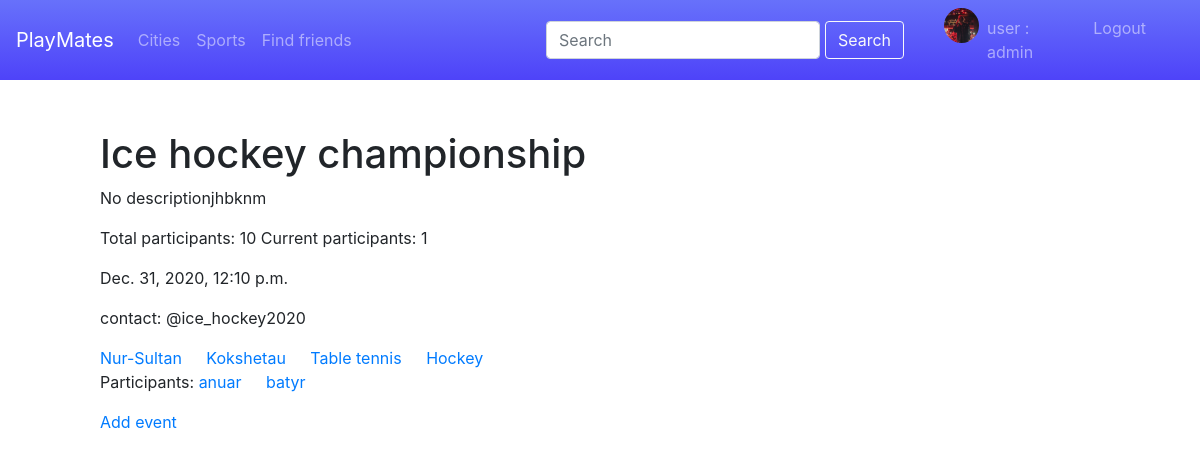
The page /event/ice-hockey/ (signed in) on the database its author committed.
### users/models.py (models this page shows, shortened)
class Profile(models.Model):
	user = models.OneToOneField(User, on_delete=models.CASCADE)
	address = models.CharField(max_length=150)
	image = models.ImageField(default='default.jpg', upload_to='profile_pics/')
	contact = models.CharField(max_length=150, default='unknown')
	profile_events = models.ManyToManyField('Event', blank=True, related_name='profiles')
	def get_absolute_url(self):
		return reverse('profile_detail_url', kwargs={'id': self.id})

class Event(models.Model):
	title = models.CharField(max_length=150)
	description = models.TextField(default='No description')
	total_participants = models.IntegerField()
	current_participants = models.IntegerField(default=1)
	time = models.DateTimeField()
	contact = models.CharField(max_length=150, default='unknown')
	slug = models.SlugField(max_length=150, unique=True)
	tags = models.ManyToManyField('Tag', blank=True, related_name='events')
	city = models.ManyToManyField('City', blank=True, related_name='events')
	participants = models.ManyToManyField('Profile', blank=True, related_name='events')
	class Meta:
		ordering = ['-time']

class City(models.Model):
	title = models.CharField(max_length=100, unique=True)
	slug = models.SlugField(max_length=100, blank=True, unique=True)
	class Meta:
		ordering = ['-title']

class Tag(models.Model):
	title = models.CharField(max_length=100)
	slug = models.SlugField(max_length=100, blank=True, unique=True)
	class Meta:
		ordering = ['-title']

### users/views.py (the view)
# urls.py: path('event/<str:slug>/', views.event_detail, name='event_detail_url'),
def event_detail(request, slug):
	event = Event.objects.get(slug__iexact=slug)
	return render(request, 'event_detail.html', context= {'event': event})

### users/templates/event_detail.html (shortened to what this page needs)
{% extends "header.html" %}
{% block content %}
<h1>{{event.title}}</h1>
    <p>{{event.description}}</p>
    <p>Total participants: {{event.total_participants}} Current participants: {{event.current_participants}}</p>
    <p>{{event.time}}</p>
    <p>contact: {{event.contact}}</p>
    {% for city in event.city.all %}
		    <a href="#" class="card-link">{{city.title}}</a>
		    {% endfor %}
		    {% for tag in event.tags.all %}
		    <a href="#" class="card-link">{{tag.title}}</a>
		    {% endfor %}
		    <p>Participants:  {% for profile in event.participants.all %}
		    <a href="{{profile.get_absolute_url}}" class="card-link"> {{profile.user}}</a>
		    {% endfor %}</p>
		    <a href="{%url 'add_user_event' event.slug%}">Add event</a>
{% endblock %}

### templates/header.html (shortened to what this page needs)
<!DOCTYPE html>
<html lang="en">
<head>
    <link rel="stylesheet" href="static/bootstrap-4.4.1-dist/css/bootstrap.min.css">
</head>
<body>
    <nav class="navbar navbar-dark navbar-expand-sm bg-my" style="background:  linear-gradient(#6771fb, #4e43f9);">
        <a href="{% url 'index' %}" class="navbar-brand mr-10">PlayMates</a>
        <div class="collapse navbar-collapse navbarMenu">
            <ul class="navbar-nav mr-auto">
                <li class="nav-item ">
                    <a class="links nav-link" href="{% url 'cities' %}">Cities</a>
                </li>
                <li class="nav-item ">
                    <a class="links nav-link" href="{% url 'sports' %}">Sports</a>
                </li>
                <li class="nav-item ">
                    <a class="links nav-link" href="{% url 'users' %}">Find friends</a>
                </li>
            </ul>
        </div>
        <form class="form-inline navbar-collapse collapse navbarMenu justify-content-end ml-auto" style="margin-right:10px ;">
            <input class="form-control" type="search" style="min-width: 30%; max-width: 70%; margin-right: 5px;" placeholder="Search" aria-label="Search">
            <button class="btn btn-outline-light my-1 my-sm-0" type="submit">Search</button>
        </form>
        <div class="navbar-collapse collapse justify-content-end" style=" max-width:270px">
            <ul class="navbar-nav " style="margin-left:30px ; margin-right:30px;">
                <li class="nav-item ">
                    {% if user.is_authenticated %}
                    <img src="{{user.profile.image.url}}" style="border-radius: 50%; width: 35px; height: 35px;" alt="">
                </li>
                <li class="nav-item ">
                    <a class="links nav-link" href="{% url 'profile' %}">user :  {{user.username}}</a>
                </li>
                <li class="nav-item ">
                    <a class="links nav-link" href="{% url 'logout' %}">Logout</a>
                </li>
                {% endif %}
            </ul>
        </div>
    </nav>
    <div style="margin: 50px; margin-left: 100px;">
      {% block content %}
    {% endblock %}
    </div>
</body>
</html>

### rows shown on the page
Event: title "Ice hockey championship", description "No descriptionjhbknm", total_participants "10", current_participants "1", time "Dec. 31, 2020, 12:10 p.m.", contact "@ice_hockey2020"
City: title "Nur-Sultan"
City: title "Kokshetau"
Tag: title "Table tennis"
Tag: title "Hockey"
Profile: user "anuar"
Profile: user "batyr"

### other values the page prints
{{ user.username }} "admin"
